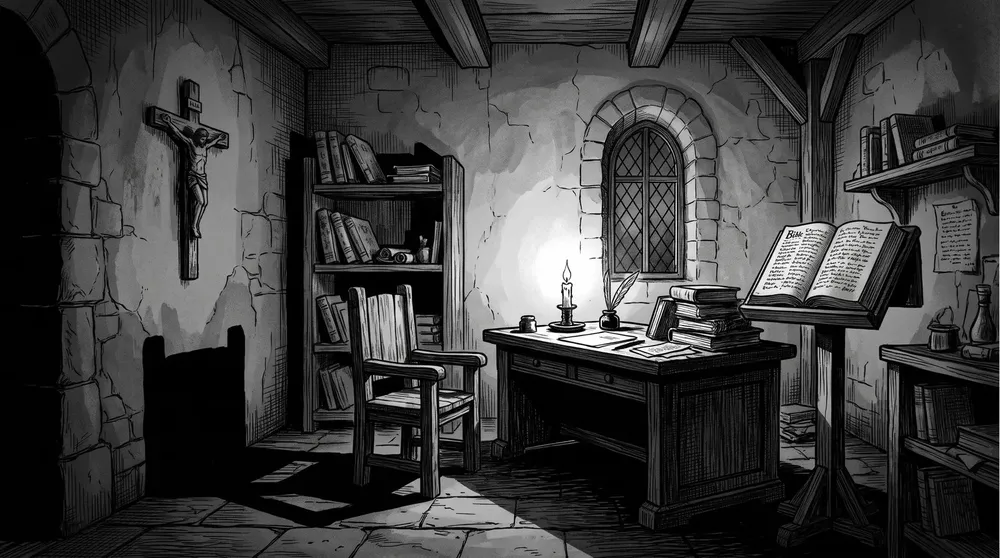
#> input picture img/bg/cella.webp, 1000 x 558 px, shrunk from 1600 x 893 before the run
$ python formato_video.py ../img/bg/cella.webp ../img/bg/chiesa-castello.webp
#> lines starting #> are read from the running program, lines starting #| are printed output that depends on the picture
"""Prepara l'immagine di un personaggio per il generatore di video, senza deformarla.

Uso: python3 tools/formato_video.py personaggio.png uscita.png [3:4]

Aggiunge fondo magenta (#FF00FF) ai lati (o sopra e sotto) finché l'immagine ha
le proporzioni chieste (di default 3:4, cioè il formato 834 × 1112 del generatore).
La figura non cambia: cambia solo lo spazio intorno.
"""
import sys
from PIL import Image


def main(src, dst, rapporto='3:4'):
#> called with src = '../img/bg/cella.webp', dst = '../img/bg/chiesa-castello.webp', rapporto = '3:4'
    a, b = (int(x) for x in rapporto.split(':'))
    im = Image.open(src).convert('RGB')
#> im is the input picture: PIL image 1000x558 RGB; mean R, G, B 59, 59, 59
    w, h = im.size
#> w = 1000; h = 558
    if w / h < a / b:                      # troppo stretta: allarga ai lati
        W, H = round(h * a / b), h
    else:                                  # troppo larga: allunga sopra e sotto
        W, H = w, round(w * b / a)
#> W = 1000; H = 1333
    out = Image.new('RGB', (W, H), (255, 0, 255))
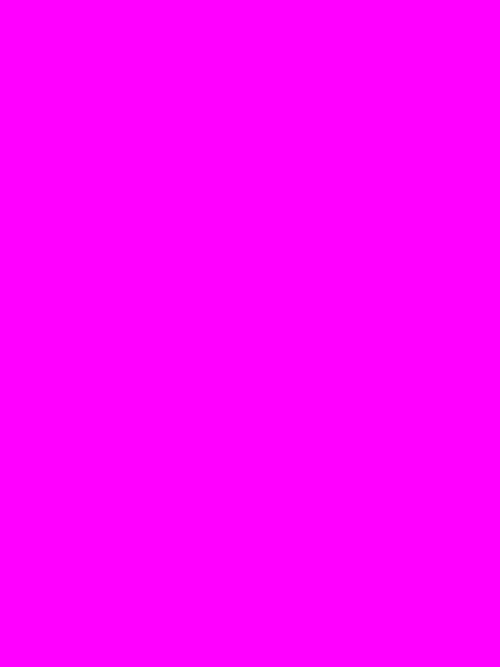
#> out: PIL image 1000x1333 RGB (shown at 1/2 size); mean R, G, B 255, 0, 255
    # In basso: i piedi restano vicino al bordo, lo spazio in più va in alto.
    out.paste(im, ((W - w) // 2, H - h))
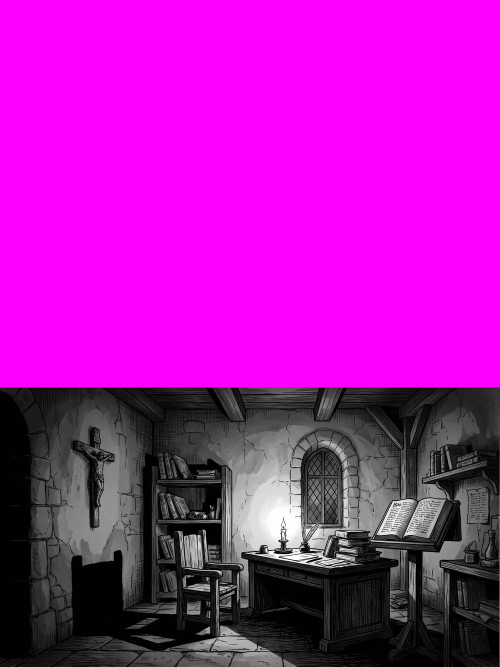
#> out: PIL image 1000x1333 RGB (shown at 1/2 size); mean R, G, B 173, 24.7, 172.9
    out.save(dst)
    print(dst, out.size)
#| ../img/bg/chiesa-castello.webp (1000, 1333)


if __name__ == '__main__':
    if len(sys.argv) < 3:
        sys.exit(__doc__)
    main(*sys.argv[1:4])

$ run again, on img/bg/confine.webp
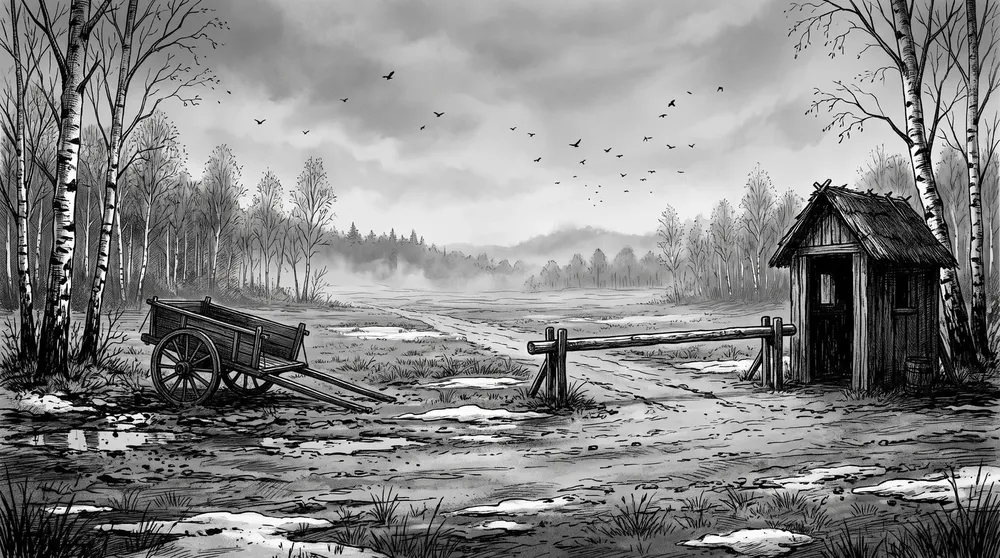
#> input picture img/bg/confine.webp, 1000 x 558 px, shrunk from 1600 x 893 before the run
#> in main, im is the input picture: PIL image 1000x558 RGB; mean R, G, B 133.5, 133.5, 133.5
#> in main, `out.paste(im, ((W - w) // 2, H - h))`:
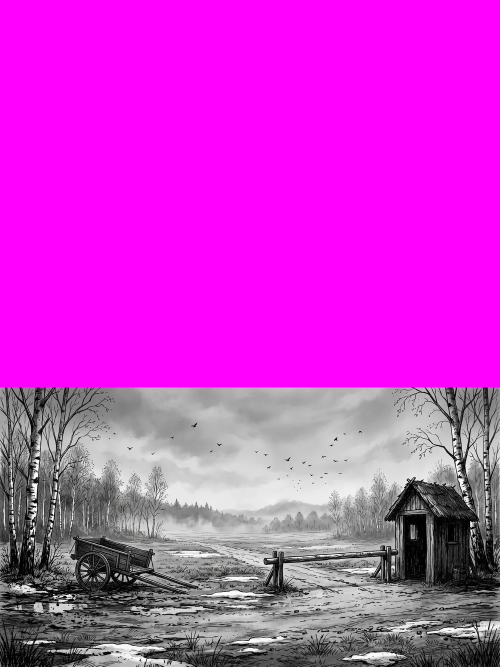
#> out: PIL image 1000x1333 RGB (shown at 1/2 size); mean R, G, B 204.2, 55.9, 204.1
#| ../img/bg/confine.webp (1000, 1333)

$ run again, on img/bg/convento-cortile.webp
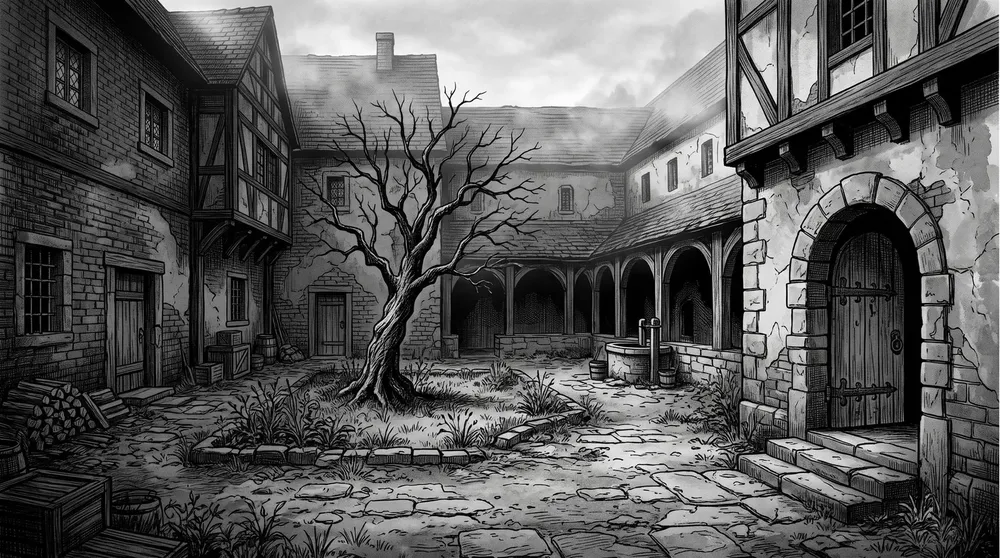
#> input picture img/bg/convento-cortile.webp, 1000 x 558 px, shrunk from 1600 x 893 before the run
#> in main, im is the input picture: PIL image 1000x558 RGB; mean R, G, B 89.9, 89.9, 89.8
#> in main, `out.paste(im, ((W - w) // 2, H - h))`:
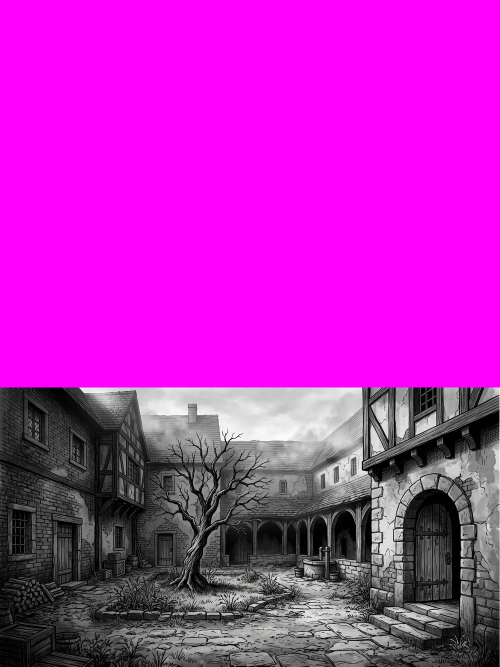
#> out: PIL image 1000x1333 RGB (shown at 1/2 size); mean R, G, B 185.9, 37.6, 185.8
#| ../img/bg/convento-cortile.webp (1000, 1333)

$ run again, on img/bg/convento-erfurt.webp
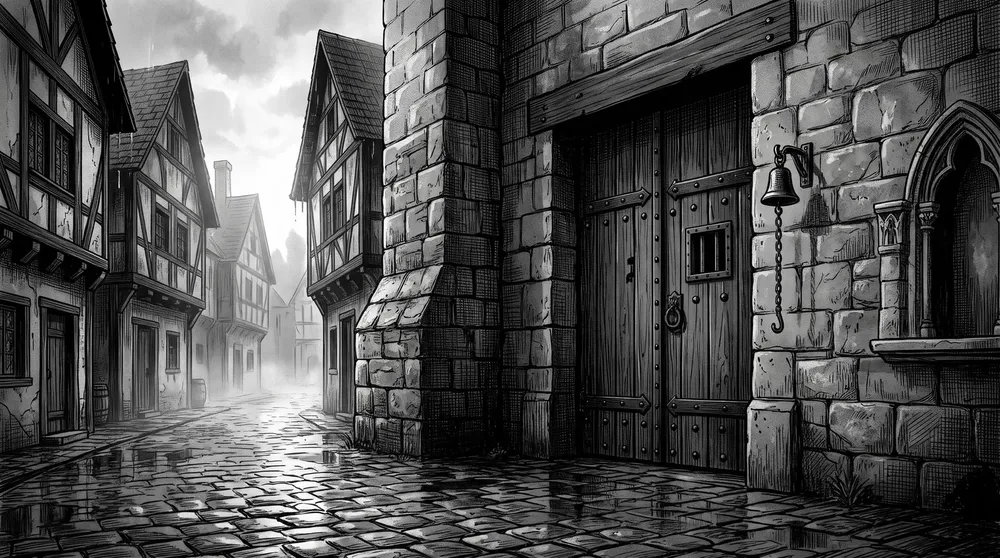
#> input picture img/bg/convento-erfurt.webp, 1000 x 558 px, shrunk from 1600 x 893 before the run
#> in main, im is the input picture: PIL image 1000x558 RGB; mean R, G, B 79.9, 79.9, 79.8
#> in main, `out.paste(im, ((W - w) // 2, H - h))`:
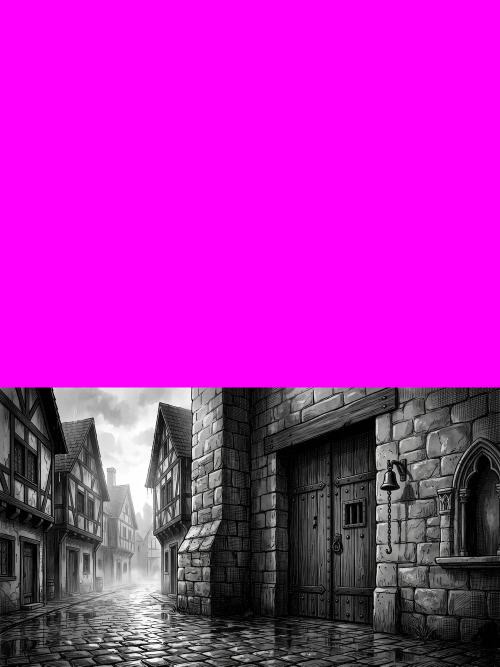
#> out: PIL image 1000x1333 RGB (shown at 1/2 size); mean R, G, B 181.7, 33.5, 181.7
#| ../img/bg/convento-erfurt.webp (1000, 1333)
